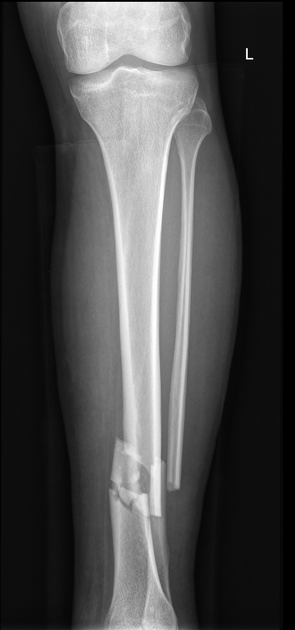
#> input picture x-ray.png, 295 x 630 px
$ jupyter execute DIPT_WORKSHOP_4.1.ipynb
#> lines starting #> are read from the running program, lines starting #| are printed output that depends on the picture; after the words box and inside, x2 and y2 are one past the last pixel; in counts of white or black regions, pixels touching at a corner belong together
# **WORKSHOP -4: Gray scale Morphology-Real-Time Bone Fracture Detection using OpenCV in Python**
## **NAME: ARCHANA T**
## **REGISTER NUMBER : 212223240013**

[cell 1]
from google.colab import files
import cv2
import numpy as np
import matplotlib.pyplot as plt
uploaded = files.upload()
#> the answer given: x-ray.png
#> further down, image is the input picture: shape (630, 295, 3); min 0, max 255, mean 74.1
image_path = next(iter(uploaded))

def preprocess_image(image):
    # Convert to grayscale
    gray = cv2.cvtColor(image, cv2.COLOR_BGR2GRAY)
    blurred = cv2.GaussianBlur(gray, (5, 5), 0)
    return blurred
def detect_bone_edges(preprocessed, original):

    kernel = np.ones((3, 3), np.uint8)
    morph = cv2.morphologyEx(preprocessed, cv2.MORPH_CLOSE, kernel)
    edges = cv2.Canny(morph, 30, 100)
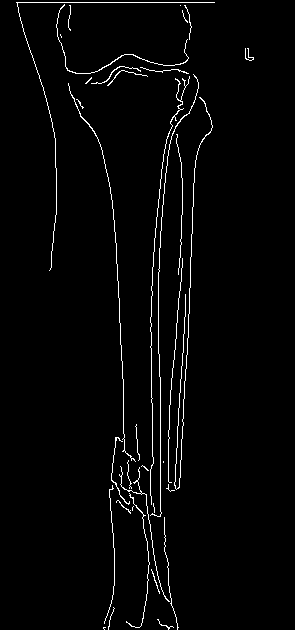
#> edges: shape (630, 295); 2.3% white in thin lines or dots, all inside (x1, y1, x2, y2) = (16, 2, 254, 630)

    contours, _ = cv2.findContours(edges.copy(), cv2.RETR_EXTERNAL, cv2.CHAIN_APPROX_SIMPLE)
#> contours = 36 contours, 32 with area under 20; largest, box (x1, y1, x2, y2) and area: (56, 4, 189, 74) 34, (68, 83, 136, 462) 29, (150, 76, 190, 505) 24, (111, 437, 130, 505) 21
    result = original.copy()
    cv2.drawContours(result, contours, -1, (0, 255, 0), 2)
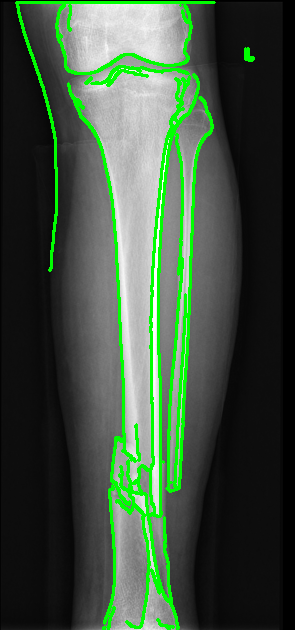
#> result: shape (630, 295, 3); 7.5% of pixels changed, all inside (x1, y1, x2, y2) = (15, 1, 255, 630)
    return result, edges
def present_results(original_image, processed_image, edges):
    original_rgb = cv2.cvtColor(original_image, cv2.COLOR_BGR2RGB)
    processed_rgb = cv2.cvtColor(processed_image, cv2.COLOR_BGR2RGB)
    plt.figure(figsize=(15, 6))
    plt.subplot(1, 3, 1)
    plt.title("Original Image")
    plt.imshow(original_rgb)
    plt.axis('off')

    plt.subplot(1, 3, 2)
    plt.title("Detected Edges")
    plt.imshow(edges, cmap='gray')
    plt.axis('off')

    plt.subplot(1, 3, 3)
    plt.title("Contour Detection")
    plt.imshow(processed_rgb)
    plt.axis('off')

    plt.show()
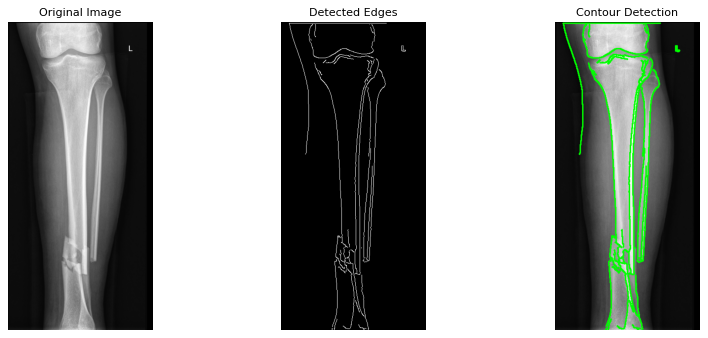
#> figure drawn by matplotlib, 3 panels

# --- Step 4: Main Execution ---
image = cv2.imread(image_path)

if image is None:
    print("❌ Error: Image not found. Check the uploaded file name.")
else:
    preprocessed = preprocess_image(image)
    bone_detected_image, edges = detect_bone_edges(preprocessed, image)
    present_results(image, bone_detected_image, edges)
